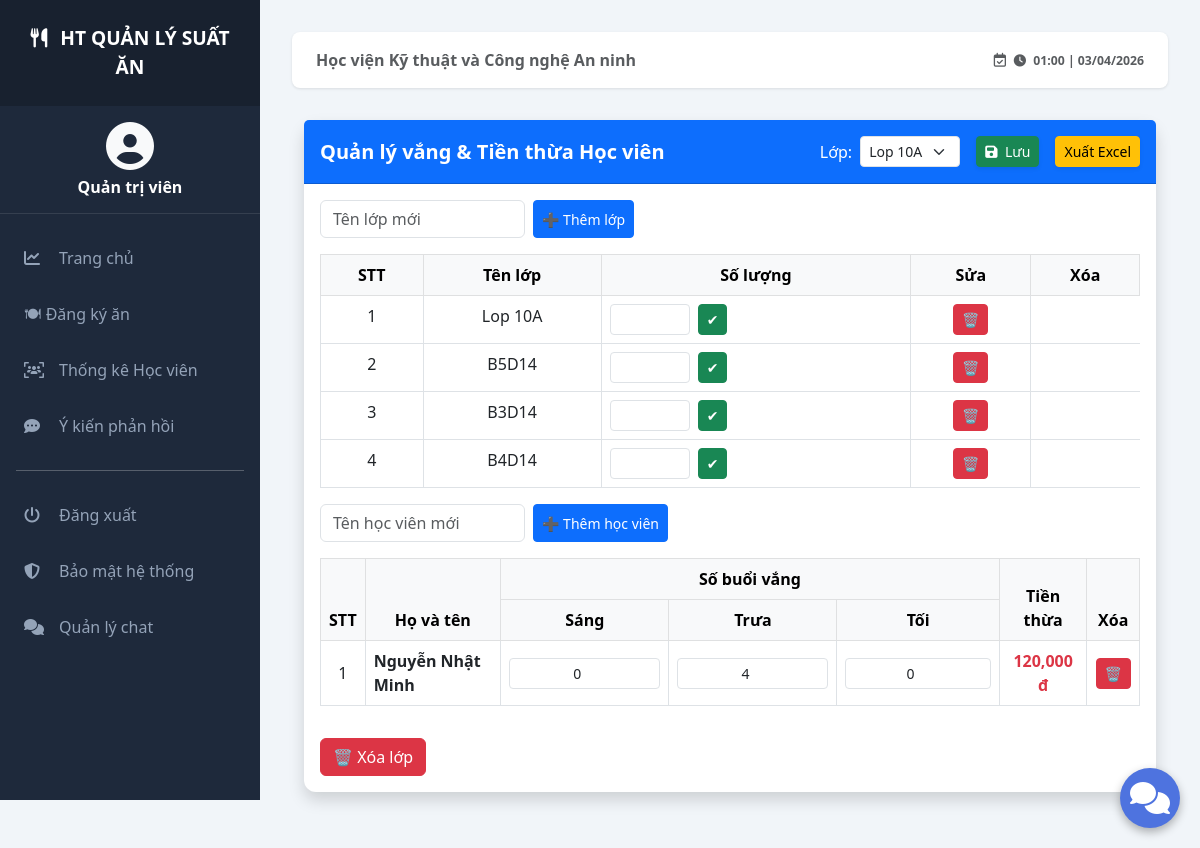
/thong_ke_hoc_vien (signed in), run on the app's committed database.
### app.py (models this page shows)
class ClassModel(db.Model):
    id = db.Column(db.Integer, primary_key=True)
    ten_lop = db.Column(db.String(50), unique=True, nullable=False)

class StudentStatistic(db.Model):
    id = db.Column(db.Integer, primary_key=True)
    ten = db.Column(db.String(100), nullable=False)
    lop_id = db.Column(db.Integer, db.ForeignKey('class_model.id'))
    vang_sang = db.Column(db.Integer, default=0)
    vang_trua = db.Column(db.Integer, default=0)
    vang_toi = db.Column(db.Integer, default=0)
    tien_thua = db.Column(db.Integer, default=0)
    lop_rel = db.relationship('ClassModel', backref='students')

### app.py (the view, shortened to what this page needs)
@app.route('/thong_ke_hoc_vien', methods=['GET', 'POST'])
@login_required
def thong_ke_hoc_vien():
    lop_filter = request.args.get('lop_id', type=int)
    classes = ClassModel.query.all()
    danh_sach_hv = []
    if lop_filter:
        danh_sach_hv = StudentStatistic.query.filter_by(lop_id=lop_filter).all()
    elif classes:
        danh_sach_hv = StudentStatistic.query.filter_by(lop_id=classes[0].id).all()
        lop_filter = classes[0].id
    return render_template(
        'thong_ke_hoc_vien.html',
        classes=classes,
        danh_sach_hv=danh_sach_hv,
        lop_id=int(lop_filter) if lop_filter else None
    )

### app.py (called while the page is built)
@login_manager.user_loader
def load_user(user_id):
    return User.query.get(int(user_id))

@app.context_processor
def inject_now():
    return {'thoi_gian_hien_tai': datetime.now()}

### templates/thong_ke_hoc_vien.html (shortened to what this page needs)
{% extends "base.html" %}
{% block content %}
<div class="container-fluid mt-4">
    <div class="card shadow mb-4">
        <div class="card-header py-3 bg-primary text-white d-flex justify-content-between align-items-center">
            <h5 class="m-0 fw-bold">Quản lý vắng & Tiền thừa Học viên</h5>
            <div class="d-flex gap-3 align-items-center">
                <form method="GET" action="{{ url_for('thong_ke_hoc_vien') }}" class="d-flex gap-2 align-items-center">
                    <label class="mb-0 text-white">Lớp:</label>
                    <select name="lop_id" class="form-select form-select-sm" style="width: auto;" onchange="this.form.submit()">
                        {% for cls in classes %}
                            <option value="{{ cls.id }}" {% if cls.id == lop_id %}selected{% endif %}>
                                {{ cls.ten_lop }}
                            </option>
                        {% endfor %}
                    </select>
                </form>
                {% if current_user.is_authenticated and current_user.role == 'admin' %}
                <button type="submit" form="form-update-all" class="btn btn-sm btn-success shadow-sm">
                    <i class="fas fa-save me-1"></i> Lưu
                </button>
                <a href="{{ url_for('export_excel') }}"
                   class="btn btn-sm btn-warning shadow-sm">
                     Xuất Excel
                </a>
                {% endif %}
            </div>
        </div>
        <div class="card-body">
            {% if current_user.is_authenticated and current_user.role == 'admin' %}
            <form method="POST" class="mb-3 d-flex gap-2">
                <input type="text" name="ten_lop" class="form-control w-25" placeholder="Tên lớp mới" required>
                <button type="submit" name="action" value="add_class" class="btn btn-sm btn-primary">
                    ➕ Thêm lớp
                </button>
            </form>
            {% endif %}
            {% if lop_id %}
            <div class="table-responsive">
                <table class="table table-bordered text-center">
                    <thead class="table-light">
                        <tr>
                            <th>STT</th>
                            <th>Tên lớp</th>
                            <th>Số lượng</th>
                            {% if current_user.role == 'admin' %}
                            <th>Sửa</th>
                            <th>Xóa</th>
                            {% endif %}
                        </tr>
                    </thead>
                    <tbody>
                    {% for cls in classes %}
                    <tr>
                        <td>{{ loop.index }}</td>
                        <td>{{ cls.ten_lop }}</td>
                        <td>
                            {% if current_user.role == 'admin' %}
                            <form method="POST" class="d-flex gap-2">
                                <input type="number" name="so_luong" value="{{ cls.so_luong }}" class="form-control form-control-sm" style="width: 80px;">
                                <button type="submit" name="action" value="update_class" class="btn btn-sm btn-success">
                                    ✔
                                </button>
                            </form>
                            {% else %}
                                {{ cls.so_luong }}
                            {% endif %}
                        </td>
                        {% if current_user.role == 'admin' %}
                        <td>
                            <form method="POST">
                                <button type="submit" name="action" value="delete_class"
                                    class="btn btn-danger btn-sm">
                                    🗑️
                                </button>
                            </form>
                        </td>
                        {% endif %}
                    </tr>
                    {% endfor %}
                    </tbody>
                </table>
            </div>
            {% if current_user.is_authenticated and current_user.role == 'admin' %}
            <form method="POST" class="mb-3 d-flex gap-2">
                <input type="text" name="ten_hv" class="form-control w-25" placeholder="Tên học viên mới" required>
                <button type="submit" name="action" value="add_student" class="btn btn-sm btn-primary">
                    ➕ Thêm học viên
                </button>
            </form>
            {% endif %}
            <div class="table-responsive">
                <form id="form-update-all" method="POST" action="{{ url_for('update_stats_bulk') }}">
                    <table class="table table-bordered table-hover">
                        <thead class="table-light text-center">
                            <tr>
                                <th rowspan="2">STT</th>
                                <th rowspan="2">Họ và tên</th>
                                <th colspan="3">Số buổi vắng</th>
                                <th rowspan="2">Tiền thừa</th>
                                {% if current_user.is_authenticated and current_user.role == 'admin' %}
                                <th rowspan="2">Xóa</th>
                                {% endif %}
                            </tr>
                            <tr>
                                <th>Sáng</th>
                                <th>Trưa</th>
                                <th>Tối</th>
                            </tr>
                        </thead>
                        <tbody>
                        {% for hv in danh_sach_hv %}
                        <tr class="text-center align-middle">
                            <td>{{ loop.index }}</td>
                            <td class="text-start fw-bold">{{ hv.ten }}</td>
                            <td>
                                {% if current_user.is_authenticated and current_user.role == 'admin' %}
                                <input type="number" name="vang_sang_{{ hv.id }}"
                                       class="form-control form-control-sm text-center input-vang"
                                       value="{{ hv.vang_sang }}" min="0">
                                {% else %}
                                {{ hv.vang_sang }}
                                {% endif %}
                            </td>
                            <td>
                                {% if current_user.is_authenticated and current_user.role == 'admin' %}
                                <input type="number" name="vang_trua_{{ hv.id }}"
                                       class="form-control form-control-sm text-center input-vang"
                                       value="{{ hv.vang_trua }}" min="0">
                                {% else %}
                                {{ hv.vang_trua }}
                                {% endif %}
                            </td>
                            <td>
                                {% if current_user.is_authenticated and current_user.role == 'admin' %}
                                <input type="number" name="vang_toi_{{ hv.id }}"
                                       class="form-control form-control-sm text-center input-vang"
                                       value="{{ hv.vang_toi }}" min="0">
                                {% else %}
                                {{ hv.vang_toi }}
                                {% endif %}
                            </td>
                            <td class="text-danger fw-bold">
                                <span class="tien-thua-display">
                                    {{ "{:,.0f}".format(hv.tien_thua) }}
                                </span>đ
                            </td>
                            {% if current_user.is_authenticated and current_user.role == 'admin' %}
                            <td>
                                <form method="POST">
                                    <button type="submit" name="action" value="delete_student"
                                            class="btn btn-sm btn-danger"
                                            onclick="return confirm('Xóa học viên?')">
                                        🗑️
                                    </button>
                                </form>
                            </td>
                            {% endif %}
                        </tr>
                        {% endfor %}
                        </tbody>
                    </table>
                </form>
            </div>
            {% if current_user.is_authenticated and current_user.role == 'admin' %}
            <form method="POST" class="mt-3">
                <button type="submit" name="action" value="delete_class"
                        class="btn btn-danger"
                        onclick="return confirm('Xóa lớp này?')">
                    🗑️ Xóa lớp
                </button>
            </form>
            {% endif %}
            {% endif %}
        </div>
    </div>
</div>
{% endblock %}

### static/style.css (style rules this page uses)
body { margin: 0; font-family: Arial, sans-serif; background-color: #f4f6f9; }
.btn { transition: all 0.3s ease; }
.card { animation: fadeInUp 0.5s ease backwards; }
.card:nth-child(1) { animation-delay: 0.1s; }

### templates/base.html (style rules this page uses)
:root { --sidebar-width: 260px; --primary-color: #0d6efd; --dark-bg: #1e293b; }
body { background-color: #f1f5f9; font-family: 'Segoe UI', Tahoma, Geneva, Verdana, sans-serif; }
.card { border: none; border-radius: 0.75rem; box-shadow: 0 4px 6px -1px rgba(0, 0, 0, 0.1); }
.btn { transition: all 0.3s ease; }
.card { animation: fadeInUp 0.5s ease backwards; }
.card:nth-child(1) { animation-delay: 0.1s; }

### data on the page
ClassModel: ten_lop "Lop 10A"
ClassModel: ten_lop "B5D14"
ClassModel: ten_lop "B3D14"
ClassModel: ten_lop "B4D14"
StudentStatistic: ten "Nguyễn Nhật Minh", vang_sang "0", vang_trua "4", vang_toi "0", tien_thua "120,000"

### other printed values
form field lop_id "Lop 10A"
